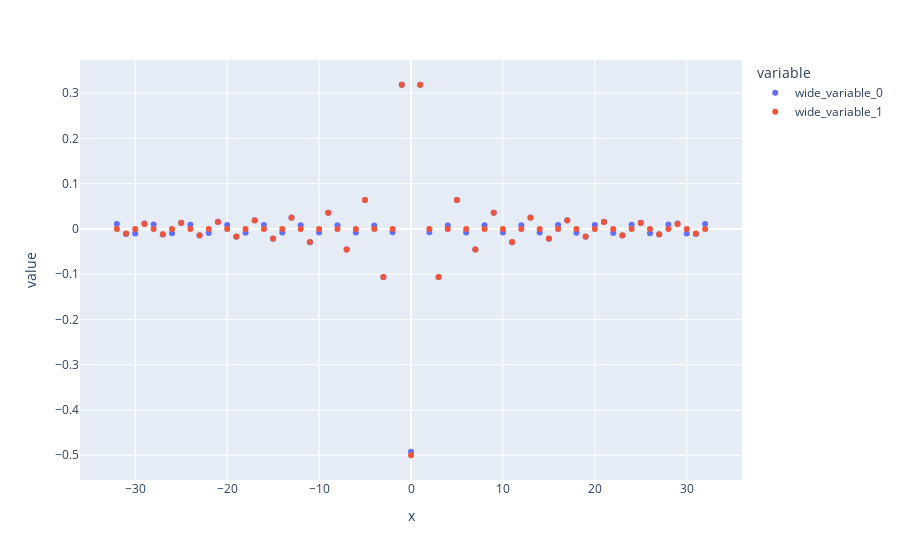

Notebook cell for this chart:
### Code cell
# Comparaison between the C and fC matrices (first row, sinus cardinal vs indicatrice in Fourier space)
px.scatter(x=frequences,y=[np.real(iDFT @ C @ DFT)[0,:],fC[0,:]])

### Figure 1 — Plotly figure (JSON) as saved in the notebook; plotly's stock layout.template omitted (floating-point values rounded to 4 significant figures)
{"data": [{"hovertemplate": "variable=wide_variable_0<br>x=%{x}<br>value=%{y}<extra></extra>", "legendgroup": "wide_variable_0", "marker": {"color": "#636efa", "symbol": "circle"}, "mode": "markers", "name": "wide_variable_0", "orientation": "v", "showlegend": true, "type": "scatter", "x": [0, 1, 2, 3, 4, 5, 6, 7.0, 8, 9, 10, 11, 12, 13.0, 14.0, 15, 16, 17, 18, 19, 20, 21, 22, 23, 24, 25, 26.0, 27.0, 28.0, 29.0, 30, 31, 32, -32, -31, -30, -29.0, -28.0, -27.0, -26.0, -25, -24, -23, -22, -21, -20, -19, -18, -17, -16, -15, -14.0, -13.0, -12, -11, -10, -9, -8, -7.0, -6, -5, -4, -3, -2, -1], "xaxis": "x", "y": [-0.4923, 0.3183, -0.007701, -0.1062, 0.007728, 0.06382, -0.007774, -0.04569, 0.007838, 0.03565, -0.007923, -0.02928, 0.008027, 0.02489, -0.008155, -0.02169, 0.008305, 0.01926, -0.008482, -0.01736, 0.008687, 0.01583, -0.008924, -0.01458, 0.009196, 0.01354, -0.009508, -0.01267, 0.009866, 0.01193, -0.01028, -0.0113, 0.01075, 0.01075, -0.0113, -0.01028, 0.01193, 0.009866, -0.01267, -0.009508, 0.01354, 0.009196, -0.01458, -0.008924, 0.01583, 0.008687, -0.01736, -0.008482, 0.01926, 0.008305, -0.02169, -0.008155, 0.02489, 0.008027, -0.02928, -0.007923, 0.03565, 0.007838, -0.04569, -0.007774, 0.06382, 0.007728, -0.1062, -0.007701, 0.3183], "yaxis": "y"}, {"hovertemplate": "variable=wide_variable_1<br>x=%{x}<br>value=%{y}<extra></extra>", "legendgroup": "wide_variable_1", "marker": {"color": "#EF553B", "symbol": "circle"}, "mode": "markers", "name": "wide_variable_1", "orientation": "v", "showlegend": true, "type": "scatter", "x": [0, 1, 2, 3, 4, 5, 6, 7.0, 8, 9, 10, 11, 12, 13.0, 14.0, 15, 16, 17, 18, 19, 20, 21, 22, 23, 24, 25, 26.0, 27.0, 28.0, 29.0, 30, 31, 32, -32, -31, -30, -29.0, -28.0, -27.0, -26.0, -25, -24, -23, -22, -21, -20, -19, -18, -17, -16, -15, -14.0, -13.0, -12, -11, -10, -9, -8, -7.0, -6, -5, -4, -3, -2, -1], "xaxis": "x", "y": [-0.5, 0.3183, -1.949e-17, -0.1061, 1.949e-17, 0.06366, -1.949e-17, -0.04547, 1.949e-17, 0.03537, -1.949e-17, -0.02894, 1.949e-17, 0.02449, 6.129e-17, -0.02122, 1.949e-17, 0.01872, -1.949e-17, -0.01675, 1.949e-17, 0.01516, -7.089e-17, -0.01384, 1.949e-17, 0.01273, -6.299e-17, -0.01179, -6.129e-17, 0.01098, -5.719e-17, -0.01027, 1.949e-17, 1.949e-17, -0.01027, -5.719e-17, 0.01098, -6.129e-17, -0.01179, -6.299e-17, 0.01273, 1.949e-17, -0.01384, -7.089e-17, 0.01516, 1.949e-17, -0.01675, -1.949e-17, 0.01872, 1.949e-17, -0.02122, 6.129e-17, 0.02449, 1.949e-17, -0.02894, -1.949e-17, 0.03537, 1.949e-17, -0.04547, -1.949e-17, 0.06366, 1.949e-17, -0.1061, -1.949e-17, 0.3183], "yaxis": "y"}], "layout": {"legend": {"title": {"text": "variable"}, "tracegroupgap": 0}, "margin": {"t": 60}, "xaxis": {"anchor": "y", "domain": [0, 1], "title": {"text": "x"}}, "yaxis": {"anchor": "x", "domain": [0, 1], "title": {"text": "value"}}}}
